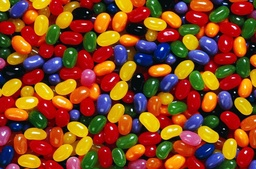
#> input picture images/AH.jpg, 256 x 169 px, shrunk from 680 x 450 before the run, found by its file name
$ python 'colour_helper + Bean_counter.py'
#> lines starting #> are read from the running program, lines starting #| are printed output that depends on the picture
#COLOUR HELP + BEAN COUNTER
#JAn something
# Damien
from PIL import Image
redpix = []
yellow = []
navy = []
green = []
totpix = 0


def pixel_to_name(pixel: tuple)->str:
    red, green, blue = pixel
    if red < 70 and blue < 70 and green > 60 :
        return "green"
    elif 150 < red < 190 and blue < 60 and green < 60:
        return "red"
    elif red < 160 and blue < 230 and green < 90:
        return "navy"
    elif red < 240 and blue < 30 and 150 < green < 200 :
        return "yellow"
    else:
        return "idk"

with Image.open("./images/AH.jpg") as im:
#> im is the input picture: PIL image 256x169 RGB; mean R, G, B 133.2, 71.1, 33
    height = im.height
#> height = 169
    width = im.width
#> width = 256

    for y in range(height):
        for x in range(width):
            pixel = im.getpixel((x, y))
            print(pixel_to_name(pixel))
            if pixel_to_name(pixel) == "red":
                redpix.append((x,y))
            elif pixel_to_name(pixel) == "green":
                green.append((x,y))
            elif pixel_to_name(pixel) == "yellow":
                yellow.append((x,y))
            else:
                im.putpixel((x, y), (0,0,0))
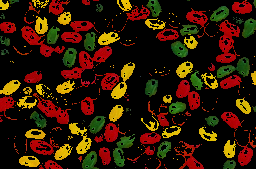
#> im: PIL image 256x169 RGB; mean R, G, B 49.7, 24.5, 4.1
    im.save("./images/greenandredandyellow.jpg")


    totpix = height * width
totred = len(redpix)
totgrn = len(green)
totyel = len(yellow)

print(f"red:{totred/totpix*100}%")
print(f"green:{totgrn/totpix*100}%")
print(f"yellow:{totyel/totpix*100}%")

$ run again, with images/beach.jpg copied over images/AH.jpg
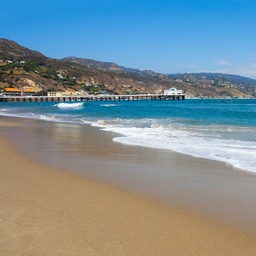
#> input picture images/beach.jpg, 256 x 256 px, shrunk from 450 x 450 before the run, found by its file name
#> im is the input picture: PIL image 256x256 RGB; mean R, G, B 124.7, 142.9, 149.9
#> after the loop `for y in range(height):`:
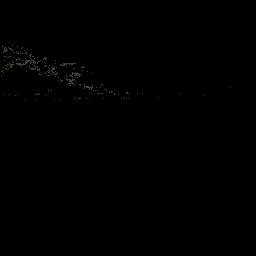
#> im: PIL image 256x256 RGB; mean R, G, B 0.4, 0.4, 0.4
